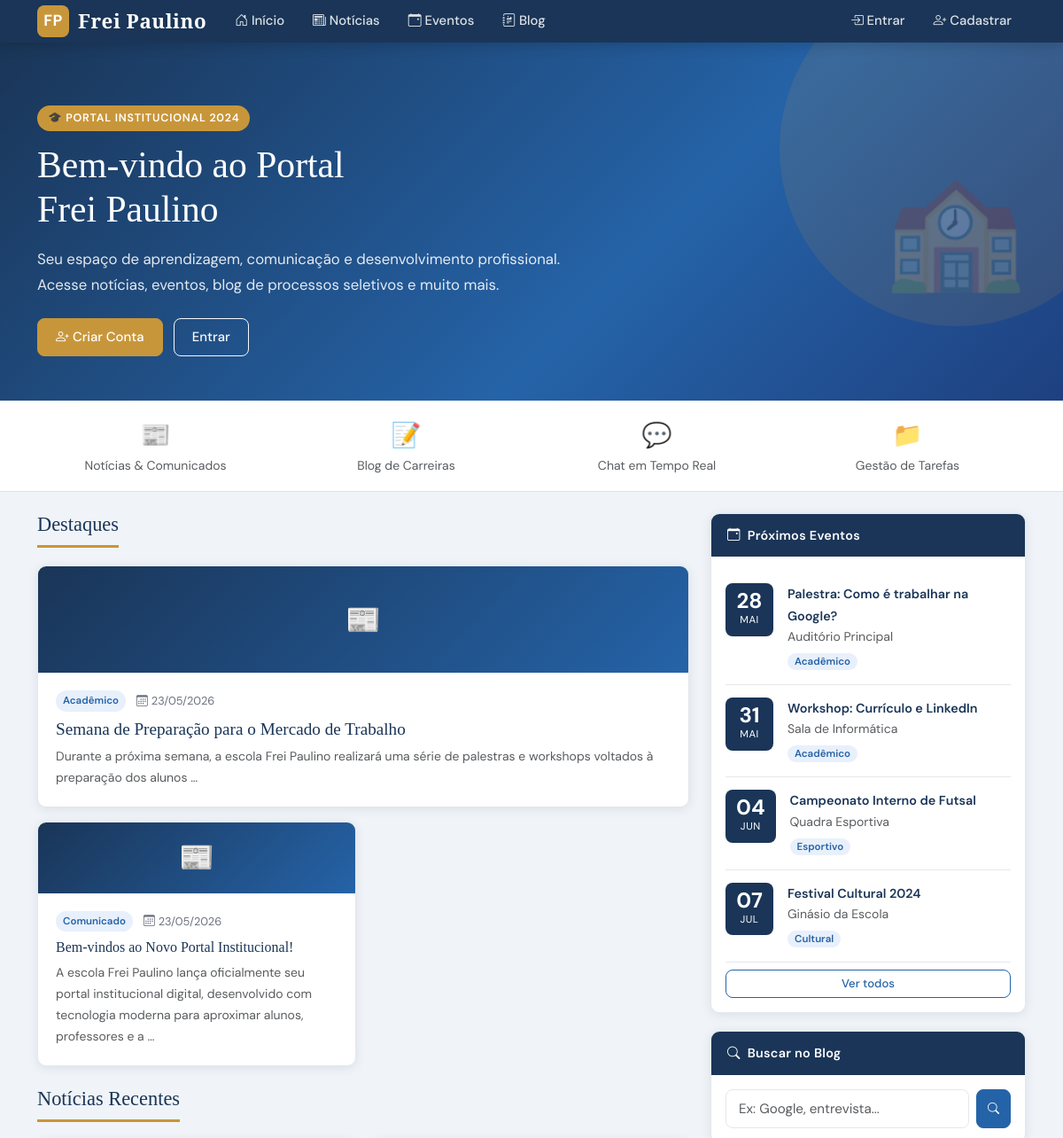
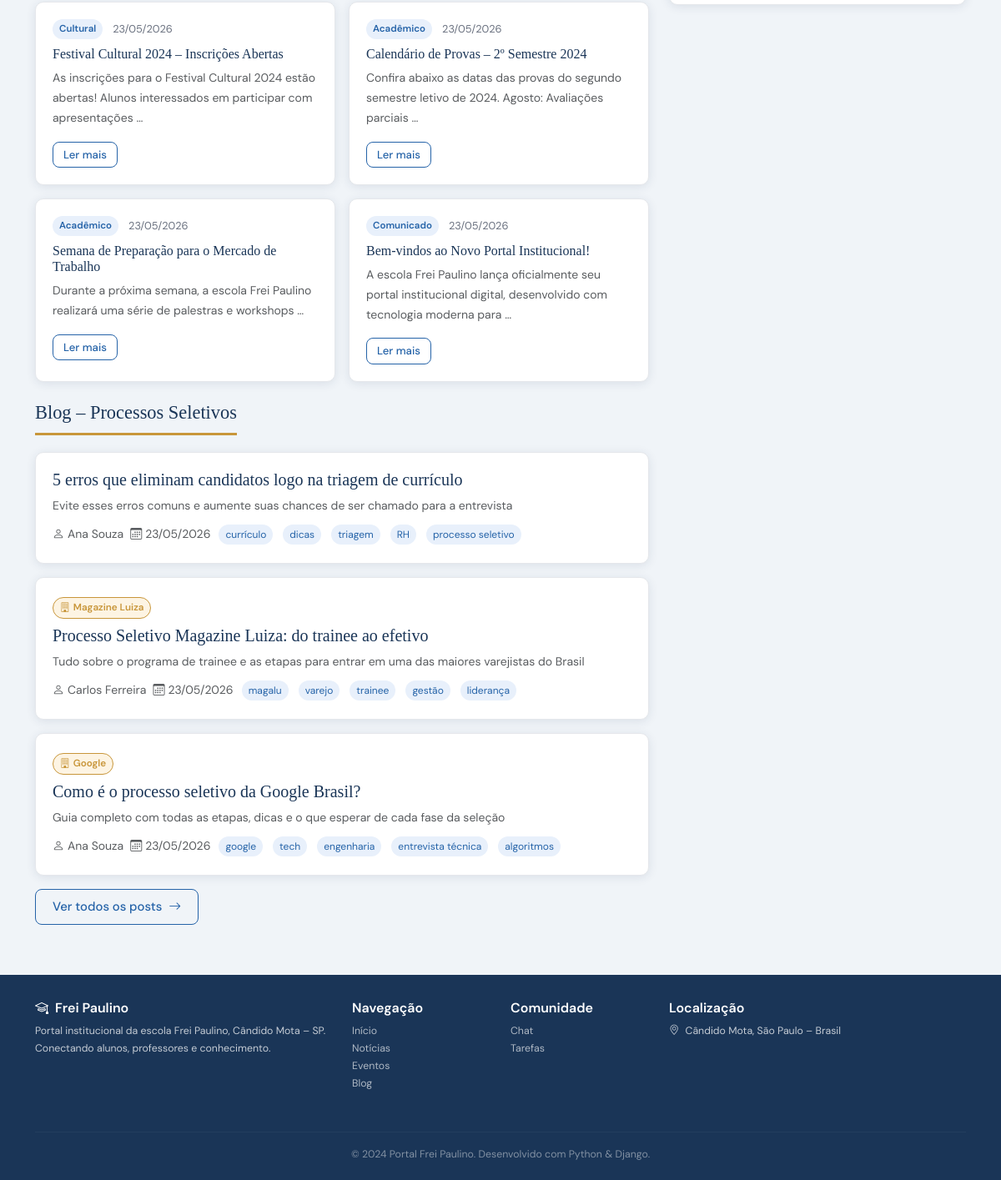
The page / on the database its author committed (2 pictures, top to bottom).
### noticias/models.py (models this page shows, shortened)
class Noticia(models.Model):
    CATEGORIA_CHOICES = [
        ('geral', 'Geral'),
        ('academico', 'Acadêmico'),
        ('cultural', 'Cultural'),
        ('esportivo', 'Esportivo'),
        ('comunicado', 'Comunicado'),
    ]
    titulo = models.CharField(max_length=200)
    conteudo = models.TextField()
    imagem = models.ImageField(upload_to='noticias/', blank=True, null=True)
    autor = models.ForeignKey(Usuario, on_delete=models.CASCADE)
    categoria = models.CharField(max_length=20, choices=CATEGORIA_CHOICES, default='geral')
    data_publicacao = models.DateTimeField(default=timezone.now)
    destaque = models.BooleanField(default=False)
    class Meta:
        ordering = ['-data_publicacao']

class Evento(models.Model):
    CATEGORIA_CHOICES = [
        ('academico', 'Acadêmico'),
        ('cultural', 'Cultural'),
        ('esportivo', 'Esportivo'),
        ('outro', 'Outro'),
    ]
    titulo = models.CharField(max_length=200)
    descricao = models.TextField()
    data_inicio = models.DateTimeField()
    data_fim = models.DateTimeField(blank=True, null=True)
    local = models.CharField(max_length=200, blank=True)
    categoria = models.CharField(max_length=20, choices=CATEGORIA_CHOICES, default='academico')
    criado_por = models.ForeignKey(Usuario, on_delete=models.CASCADE)
    class Meta:
        ordering = ['data_inicio']

### blog/models.py (models this page shows, shortened)
class Post(models.Model):
    STATUS = [('rascunho','Rascunho'),('publicado','Publicado')]
    titulo = models.CharField(max_length=200)
    subtitulo = models.CharField(max_length=300, blank=True)
    slug = models.SlugField(unique=True)
    autor = models.ForeignKey(Usuario, on_delete=models.CASCADE, related_name='posts')
    categoria = models.ForeignKey(Categoria, on_delete=models.SET_NULL, null=True, blank=True)
    tags = models.CharField(max_length=300, blank=True, help_text='Separadas por vírgula')
    conteudo = models.TextField()
    imagem_capa = models.ImageField(upload_to='blog/', blank=True, null=True)
    status = models.CharField(max_length=10, choices=STATUS, default='rascunho')
    data_publicacao = models.DateTimeField(default=timezone.now)
    data_criacao = models.DateTimeField(auto_now_add=True)
    empresa = models.CharField(max_length=100, blank=True, help_text='Nome da empresa (para posts de processo seletivo)')
    class Meta:
        ordering = ['-data_publicacao']
    def get_tags_list(self):
        return [t.strip() for t in self.tags.split(',') if t.strip()]

### accounts/models.py (models this page shows, shortened)
class Usuario(AbstractUser):
    TIPO_CHOICES = [
        ('aluno', 'Aluno'),
        ('professor', 'Professor'),
        ('admin', 'Administrador'),
    ]
    tipo = models.CharField(max_length=10, choices=TIPO_CHOICES, default='aluno')
    bio = models.TextField(blank=True)
    foto = models.ImageField(upload_to='fotos/', blank=True, null=True)
    turma = models.CharField(max_length=50, blank=True)
    data_cadastro = models.DateTimeField(auto_now_add=True)

### noticias/views.py (the view)
def home(request):
    noticias_destaque = Noticia.objects.filter(destaque=True)[:3]
    noticias_recentes = Noticia.objects.all()[:6]
    eventos_proximos = Evento.objects.filter(data_inicio__gte=timezone.now())[:5]
    posts_recentes = Post.objects.filter(status='publicado')[:3]
    return render(request, 'home.html', {
        'noticias_destaque': noticias_destaque,
        'noticias_recentes': noticias_recentes,
        'eventos_proximos': eventos_proximos,
        'posts_recentes': posts_recentes,
    })

### templates/home.html (shortened to what this page needs)
{% extends 'base.html' %}
{% block content %}
<section class="hero-section">
  <div class="container position-relative">
    <div class="row align-items-center">
      <div class="col-lg-7">
        <span class="hero-badge">🎓 Portal Institucional 2024</span>
        <h1 class="mb-3">Bem-vindo ao Portal<br>Frei Paulino</h1>
        <p class="mb-4">Seu espaço de aprendizagem, comunicação e desenvolvimento profissional. Acesse notícias, eventos, blog de processos seletivos e muito mais.</p>
        {% if not user.is_authenticated %}
        <a href="{% url 'cadastro' %}" class="btn btn-warning me-2"><i class="bi bi-person-plus me-1"></i>Criar Conta</a>
        <a href="{% url 'login' %}" class="btn btn-outline-light">Entrar</a>
        {% else %}
        <a href="{% url 'lista_posts' %}" class="btn btn-warning me-2"><i class="bi bi-journal-richtext me-1"></i>Blog de Processos Seletivos</a>
        <a href="{% url 'lista_tarefas' %}" class="btn btn-outline-light"><i class="bi bi-clipboard-check me-1"></i>Minhas Tarefas</a>
        {% endif %}
      </div>
      <div class="col-lg-5 d-none d-lg-block text-end">
        <div style="font-size: 8rem; opacity: 0.2;">🏫</div>
      </div>
    </div>
  </div>
</section>
<div class="bg-white border-bottom">
  <div class="container py-3">
    <div class="row text-center g-3">
      <div class="col-6 col-md-3">
        <div style="font-size: 1.7rem; font-weight: 700; color: var(--azul-medio);">📰</div>
        <div class="small text-muted">Notícias & Comunicados</div>
      </div>
      <div class="col-6 col-md-3">
        <div style="font-size: 1.7rem; font-weight: 700; color: var(--dourado);">📝</div>
        <div class="small text-muted">Blog de Carreiras</div>
      </div>
      <div class="col-6 col-md-3">
        <div style="font-size: 1.7rem; font-weight: 700; color: var(--verde);">💬</div>
        <div class="small text-muted">Chat em Tempo Real</div>
      </div>
      <div class="col-6 col-md-3">
        <div style="font-size: 1.7rem; font-weight: 700; color: var(--vermelho);">📁</div>
        <div class="small text-muted">Gestão de Tarefas</div>
      </div>
    </div>
  </div>
</div>
<div class="container mt-4">
  <div class="row">
    <div class="col-lg-8">
      {% if noticias_destaque %}
      <h2 class="section-title">Destaques</h2>
      <div class="row g-3 mb-4">
        {% for n in noticias_destaque %}
        <div class="col-md-{% if forloop.first %}12{% else %}6{% endif %}">
          <a href="{% url 'detalhe_noticia' n.pk %}" class="text-decoration-none">
            <div class="card h-100">
              {% if n.imagem %}<img src="{{ n.imagem.url }}" class="card-img-top" style="height:{% if forloop.first %}240px{% else %}160px{% endif %};object-fit:cover" alt="{{ n.titulo }}">{% else %}<div style="height:{% if forloop.first %}120px{% else %}80px{% endif %};background:linear-gradient(135deg,var(--azul),var(--azul-medio));display:flex;align-items:center;justify-content:center;font-size:2rem;">📰</div>{% endif %}
              <div class="card-body">
                <div class="noticia-meta">
                  <span class="badge-cat">{{ n.get_categoria_display }}</span>
                  <span><i class="bi bi-calendar3 me-1"></i>{{ n.data_publicacao|date:"d/m/Y" }}</span>
                </div>
                <h5 style="color:var(--azul);font-size:{% if forloop.first %}1.2rem{% else %}1rem{% endif %}">{{ n.titulo }}</h5>
                <p class="text-muted small mb-0">{{ n.conteudo|truncatewords:20 }}</p>
              </div>
            </div>
          </a>
        </div>
        {% endfor %}
      </div>
      {% endif %}
      <h2 class="section-title">Notícias Recentes</h2>
      <div class="row g-3 mb-4">
        {% for n in noticias_recentes %}
        <div class="col-md-6">
          <div class="card h-100">
            <div class="card-body">
              <div class="noticia-meta">
                <span class="badge-cat">{{ n.get_categoria_display }}</span>
                <span>{{ n.data_publicacao|date:"d/m/Y" }}</span>
              </div>
              <h6 style="color:var(--azul);font-family:'Playfair Display',serif;">{{ n.titulo }}</h6>
              <p class="text-muted small">{{ n.conteudo|truncatewords:15 }}</p>
              <a href="{% url 'detalhe_noticia' n.pk %}" class="btn btn-sm btn-outline-primary">Ler mais</a>
            </div>
          </div>
        </div>
        {% empty %}
        <div class="col-12"><p class="text-muted">Nenhuma notícia publicada ainda.</p></div>
        {% endfor %}
      </div>
      {% if posts_recentes %}
      <h2 class="section-title">Blog – Processos Seletivos</h2>
      {% for post in posts_recentes %}
      <div class="card mb-3">
        <div class="card-body">
          {% if post.empresa %}<span class="empresa-tag"><i class="bi bi-building me-1"></i>{{ post.empresa }}</span>{% endif %}
          <h5><a href="{% url 'detalhe_post' post.slug %}" style="color:var(--azul);">{{ post.titulo }}</a></h5>
          <p class="text-muted small mb-2">{{ post.subtitulo }}</p>
          <div class="d-flex gap-2 align-items-center">
            <span class="small text-muted"><i class="bi bi-person me-1"></i>{{ post.autor.get_full_name|default:post.autor.username }}</span>
            <span class="small text-muted"><i class="bi bi-calendar3 me-1"></i>{{ post.data_publicacao|date:"d/m/Y" }}</span>
            {% for tag in post.get_tags_list %}<span class="tag-pill">{{ tag }}</span>{% endfor %}
          </div>
        </div>
      </div>
      {% endfor %}
      <a href="{% url 'lista_posts' %}" class="btn btn-outline-primary">Ver todos os posts <i class="bi bi-arrow-right ms-1"></i></a>
      {% endif %}
    </div>
    <div class="col-lg-4">
      <div class="sidebar-widget">
        <div class="sidebar-widget-header"><i class="bi bi-calendar-event me-2"></i>Próximos Eventos</div>
        <div class="sidebar-widget-body">
          {% for evento in eventos_proximos %}
          <div class="evento-item">
            <div class="evento-data">
              <div class="dia">{{ evento.data_inicio|date:"d" }}</div>
              <div class="mes">{{ evento.data_inicio|date:"M" }}</div>
            </div>
            <div>
              <div style="font-weight:600;font-size:0.9rem;color:var(--azul);">{{ evento.titulo }}</div>
              <div class="small text-muted">{{ evento.local }}</div>
              <span class="badge-cat">{{ evento.get_categoria_display }}</span>
            </div>
          </div>
          {% empty %}
          <p class="text-muted small">Nenhum evento próximo.</p>
          {% endfor %}
          <a href="{% url 'lista_eventos' %}" class="btn btn-sm btn-outline-primary w-100 mt-2">Ver todos</a>
        </div>
      </div>
      <div class="sidebar-widget">
        <div class="sidebar-widget-header dourado"><i class="bi bi-search me-2"></i>Buscar no Blog</div>
        <div class="sidebar-widget-body">
          <form action="{% url 'busca_posts' %}" method="get">
            <div class="d-flex gap-2">
              <input type="text" name="q" class="form-control form-control-sm" placeholder="Ex: Google, entrevista...">
              <button class="btn btn-sm btn-primary" type="submit"><i class="bi bi-search"></i></button>
            </div>
          </form>
        </div>
      </div>
    </div>
  </div>
</div>
{% endblock %}

### static/css/portal.css (style rules this page uses)
:root { --azul: #1a3557; --azul-medio: #2563a8; --azul-claro: #e8f0fb; --dourado: #c8963a; --dourado-claro: #fdf4e3; --cinza-escuro: #2d2d2d; --cinza: #6b7280; --cinza-claro: #f3f4f6; --branco: #ffffff; --verde: #16a34a; --vermelho: #dc2626; --borda: #e5e7eb; --sombra: 0 2px 12px rgba(26,53,87,0.10); --sombra-hover: 0 6px 24px rgba(26,53,87,0.16); --radius: 10px; }
*, *::before, *::after { box-sizing: border-box; margin: 0; padding: 0; }
body { font-family: 'DM Sans', sans-serif; background: #f0f4f8; color: var(--cinza-escuro); line-height: 1.7; min-height: 100vh; }
h1, h2, h3, h4, h5 { font-family: 'Playfair Display', serif; color: var(--azul); }
a { color: var(--azul-medio); text-decoration: none; }
.hero-section { background: linear-gradient(135deg, var(--azul) 0%, #2563a8 60%, #1e4080 100%); color: white; padding: 70px 0 50px; position: relative; overflow: hidden; }
.hero-section::before { content: ''; position: absolute; top: -80px; right: -80px; width: 400px; height: 400px; background: rgba(200,150,58,0.12); border-radius: 50%; }
.hero-section h1 { color: white; font-size: 2.6rem; }
.hero-section p { opacity: 0.88; font-size: 1.05rem; }
.hero-badge { display: inline-block; background: var(--dourado); color: white; font-size: 0.78rem; font-weight: 600; padding: 4px 12px; border-radius: 20px; letter-spacing: 0.8px; text-transform: uppercase; margin-bottom: 14px; }
.card { background: var(--branco); border: 1px solid var(--borda); border-radius: var(--radius); box-shadow: var(--sombra); overflow: hidden; transition: box-shadow 0.2s, transform 0.2s; }
.card-body { padding: 20px; }
.noticia-meta { font-size: 0.8rem; color: var(--cinza); margin-bottom: 8px; display: flex; gap: 12px; align-items: center; flex-wrap: wrap; }
.badge-cat { font-size: 0.72rem; background: var(--azul-claro); color: var(--azul-medio); padding: 2px 8px; border-radius: 20px; font-weight: 600; }
.empresa-tag { display: inline-block; background: var(--dourado-claro); color: var(--dourado); border: 1px solid var(--dourado); font-size: 0.73rem; padding: 2px 8px; border-radius: 20px; font-weight: 600; margin-bottom: 8px; }
.evento-item { display: flex; gap: 16px; align-items: flex-start; padding: 14px 0; border-bottom: 1px solid var(--borda); }
.evento-data { background: var(--azul); color: white; border-radius: 8px; padding: 8px 12px; text-align: center; min-width: 54px; flex-shrink: 0; }
.evento-data .dia { font-size: 1.5rem; font-weight: 700; line-height: 1; }
.evento-data .mes { font-size: 0.72rem; text-transform: uppercase; letter-spacing: 0.5px; }
.form-control, .form-select { border: 1.5px solid var(--borda); border-radius: 8px; padding: 10px 14px; font-size: 0.95rem; transition: border-color 0.2s, box-shadow 0.2s; }
.btn { border-radius: 8px; font-weight: 500; padding: 9px 20px; font-size: 0.93rem; transition: all 0.2s; }
.btn-primary { background: var(--azul-medio); border-color: var(--azul-medio); }
.btn-warning { background: var(--dourado); border-color: var(--dourado); color: white; }
.btn-sm { padding: 5px 12px; font-size: 0.82rem; }
.btn-outline-primary { border-color: var(--azul-medio); color: var(--azul-medio); }
.sidebar-widget { background: white; border: 1px solid var(--borda); border-radius: var(--radius); overflow: hidden; margin-bottom: 20px; box-shadow: var(--sombra); }
.sidebar-widget-header { background: var(--azul); color: white; padding: 12px 18px; font-weight: 600; font-size: 0.9rem; letter-spacing: 0.3px; }
.sidebar-widget-body { padding: 16px; }
.section-title { font-size: 1.4rem; color: var(--azul); margin-bottom: 20px; padding-bottom: 10px; border-bottom: 3px solid var(--dourado); display: inline-block; }
.tag-pill { display: inline-block; background: var(--azul-claro); color: var(--azul-medio); font-size: 0.75rem; padding: 2px 8px; border-radius: 20px; margin: 2px; }

### rows shown on the page
Noticia: categoria "Acadêmico", data_publicacao "23/05/2026", titulo "Semana de Preparação para o Mercado de Trabalho", conteudo "Durante a próxima semana, a escola Frei Paulino realizará uma série de palestras e workshops voltados à preparação dos alunos …", conteudo "Durante a próxima semana, a escola Frei Paulino realizará uma série de palestras e workshops …"
Noticia: categoria "Comunicado", data_publicacao "23/05/2026", titulo "Bem-vindos ao Novo Portal Institucional!", conteudo "A escola Frei Paulino lança oficialmente seu portal institucional digital, desenvolvido com tecnologia moderna para aproximar alunos, professores e a …", conteudo "A escola Frei Paulino lança oficialmente seu portal institucional digital, desenvolvido com tecnologia moderna para …"
Noticia: categoria "Cultural", data_publicacao "23/05/2026", titulo "Festival Cultural 2024 – Inscrições Abertas", conteudo "As inscrições para o Festival Cultural 2024 estão abertas! Alunos interessados em participar com apresentações …"
Noticia: categoria "Acadêmico", data_publicacao "23/05/2026", titulo "Calendário de Provas – 2º Semestre 2024", conteudo "Confira abaixo as datas das provas do segundo semestre letivo de 2024. Agosto: Avaliações parciais …"
Post: titulo "5 erros que eliminam candidatos logo na triagem de currículo", subtitulo "Evite esses erros comuns e aumente suas chances de ser chamado para a entrevista", autor.get_full_name "Ana Souza", data_publicacao "23/05/2026", get_tags_list "currículo" "dicas" "triagem" "RH" "processo seletivo"
Post: empresa "Magazine Luiza", titulo "Processo Seletivo Magazine Luiza: do trainee ao efetivo", subtitulo "Tudo sobre o programa de trainee e as etapas para entrar em uma das maiores varejistas do Brasil", autor.get_full_name "Carlos Ferreira", data_publicacao "23/05/2026", get_tags_list "magalu" "varejo" "trainee" "gestão" "liderança"
Post: empresa "Google", titulo "Como é o processo seletivo da Google Brasil?", subtitulo "Guia completo com todas as etapas, dicas e o que esperar de cada fase da seleção", autor.get_full_name "Ana Souza", data_publicacao "23/05/2026", get_tags_list "google" "tech" "engenharia" "entrevista técnica" "algoritmos"
Evento: data_inicio "28", data_inicio "MAI", titulo "Palestra: Como é trabalhar na Google?", local "Auditório Principal", categoria "Acadêmico"
Evento: data_inicio "31", data_inicio "MAI", titulo "Workshop: Currículo e LinkedIn", local "Sala de Informática", categoria "Acadêmico"
Evento: data_inicio "04", data_inicio "JUN", titulo "Campeonato Interno de Futsal", local "Quadra Esportiva", categoria "Esportivo"
Evento: data_inicio "07", data_inicio "JUL", titulo "Festival Cultural 2024", local "Ginásio da Escola", categoria "Cultural"
